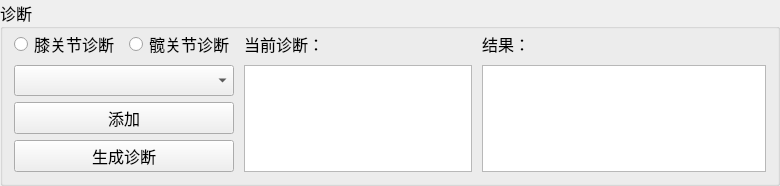
               <widget class="QGroupBox" name="groupBox_4">
                <property name="font">
                 <font>
                  <family>微软雅黑</family>
                  <pointsize>12</pointsize>
                 </font>
                </property>
                <property name="title">
                 <string>诊断</string>
                </property>
                <layout class="QGridLayout" name="gridLayout_6" rowstretch="1,1,1,1" columnstretch="1,1,4,5">
                 <property name="topMargin">
                  <number>0</number>
                 </property>
                 <property name="horizontalSpacing">
                  <number>10</number>
                 </property>
                 <property name="verticalSpacing">
                  <number>6</number>
                 </property>
                 <item row="1" column="0" colspan="2">
                  <widget class="QComboBox" name="diagnose"/>
                 </item>
                 <item row="2" column="0" colspan="2">
                  <widget class="QPushButton" name="diagnoseAdd">
                   <property name="text">
                    <string>添加</string>
                   </property>
                  </widget>
                 </item>
                 <item row="0" column="0">
                  <widget class="QRadioButton" name="knee">
                   <property name="text">
                    <string>膝关节诊断</string>
                   </property>
                  </widget>
                 </item>
                 <item row="0" column="1">
                  <widget class="QRadioButton" name="hip">
                   <property name="text">
                    <string>髋关节诊断</string>
                   </property>
                  </widget>
                 </item>
                 <item row="3" column="0" colspan="2">
                  <widget class="QPushButton" name="diagnoseGenerate">
                   <property name="text">
                    <string>生成诊断</string>
                   </property>
                  </widget>
                 </item>
                 <item row="1" column="2" rowspan="3">
                  <widget class="QListWidget" name="diagnosesList">
                   <property name="font">
                    <font>
                     <family>微软雅黑</family>
                     <pointsize>11</pointsize>
                    </font>
                   </property>
                  </widget>
                 </item>
                 <item row="0" column="2">
                  <widget class="QLabel" name="label_22">
                   <property name="text">
                    <string>当前诊断：</string>
                   </property>
                  </widget>
                 </item>
                 <item row="0" column="3">
                  <widget class="QLabel" name="label_23">
                   <property name="text">
                    <string>结果：</string>
                   </property>
                  </widget>
                 </item>
                 <item row="1" column="3" rowspan="3">
                  <widget class="QTextEdit" name="result">
                   <property name="font">
                    <font>
                     <pointsize>11</pointsize>
                    </font>
                   </property>
                   <property name="readOnly">
                    <bool>true</bool>
                   </property>
                  </widget>
                 </item>
                </layout>
               </widget>
